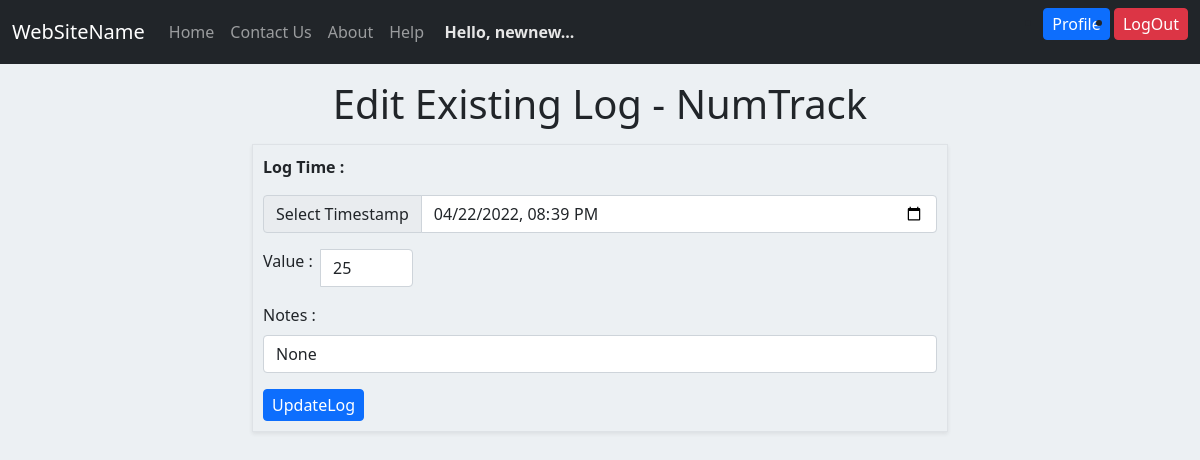
Page /log/69/update (signed in) on the committed database.
### application/models.py (models this page shows)
class Tracker(db.Model):
    __tablename__ = 'tracker'
    tracker_id = db.Column(db.Integer, autoincrement=True, primary_key=True)
    user_id = db.Column(db.Integer, db.ForeignKey("user.user_id"))
    tracker_name = db.Column(db.String, nullable=False)
    description = db.Column(db.String)
    track_type = db.Column(db.String, nullable=False)
    settings = db.Column(db.String)

class TrackerLog(db.Model):
    __tablename__ = 'tracker_log'
    log_id = db.Column(db.Integer, autoincrement=True, primary_key=True)
    tracker_id = db.Column(db.Integer, db.ForeignKey("tracker.tracker_id"), nullable=False)
    user_id = db.Column(db.Integer, db.ForeignKey("user.user_id"), nullable=False)
    timestamp = db.Column(db.String, nullable=False)
    value = db.Column(db.String, nullable=False)
    note = db.Column(db.String)

### application/controllers.py (the view, shortened to what this page needs)
@app.route('/log/<int:log_id>/update', methods=['GET', 'POST'])
def updateExistingLog(log_id):
    try:
        user_id = session['user_id']
        username = session['username']
        fname = session['user_fname']
        userdata = {
            'user_id': user_id,
            'username': username,
            'fname': fname
        }
    except:
        return redirect('/login')
    if request.method=='GET':
        logdata = TrackerLog.query.get(log_id)
        trackerdata = Tracker.query.get(logdata.tracker_id)
        timestamp = logdata.timestamp
        if trackerdata.track_type=='Multiple_Choice':
            trackervalues = trackerdata.settings
            tvallist = trackervalues.split(',')
            v = render_template("updateLogEntry.html", userdata=userdata, trackerdata=trackerdata, logdata=logdata, dt=timestamp, tvallist=tvallist)
        else:
            v = render_template("updateLogEntry.html", userdata=userdata, trackerdata=trackerdata, logdata=logdata, dt=timestamp)
        return v

### templates/updateLogEntry.html (shortened to what this page needs)
{% extends "base.html" %}
{% block content %}
    <div class="mt-3 mb-3">
        <h1 class="makecenter">Edit Existing Log - {{trackerdata["tracker_name"]}}</h1>
    </div>
    <div class=" border formborder shadow-sm">
        <form action="/log/{{logdata['log_id']}}/update" method="POST" id="update-log-form">
            <div><p><b> Log Time : </b></p></div>
            <div class="input-group mb-3">
                <span class="input-group-text"> Select Timestamp </span>
                <input type="datetime-local" class="form-control" id="timestamp" name="timestamp"
                        value="{{dt[:10]+'T'+dt[11:16]}}" min="2020-01-01T01:30" min="2099-12-30T23:55" required>
            </div>
            {% if trackerdata['track_type']=='Numerical' %}
                <div class="input-group mb-3" style="width:150px;">
                    <label for="logvalue" class="form-label">Value : &nbsp; </label>
                    <input type="number" class="form-control" id="logvalue" name="logvalue" step=".1" value="{{logdata['value']}}" required>
                </div>
            {% endif %}
            <div class="mb-3">
                <label for="notes" class="form-label">Notes : </label>
                <input class="form-control" id="notes" name="notes" value="{{logdata['note']}}">
            </div>
            <div>
                <input class="btn btn-primary" type="submit" value="UpdateLog">
            </div>
        </form>
    </div>
{% endblock %}

### static/style.css (style rules this page uses)
body { background: #ecf0f3; }
.makecenter { align-items: center; text-align: center; }
.btn { max-height: 35px; text-align: center; padding: 3px 8px; }
.formborder { padding: 10px; }

### rows in the picture
Tracker: tracker_name "NumTrack"
TrackerLog: timestamp "04/22/2022 20:39", logvalue "25", notes "None"

### other values in the picture
{{ userdata["fname"] }} "newnew"
